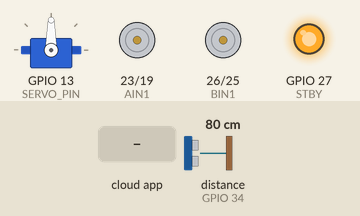
This sketch was run on a simulated ESP32. Shown: servo, motor-driver pin pairs drawn as motors (green arrow = first pin HIGH = forward, orange = second pin HIGH = backward, longer = more drive, scaled by the enable pin, stopped while the standby pin is LOW), output pins drawn as LEDs (lit = HIGH). Wiring (inferred from the names in the program): ultrasonic range finder: trigger GPIO 33; echo GPIO 34. The test bench sets the inputs (shaded band); at power-on: distance to the obstacle (sensor on GPIO 34) 80 cm. The echo pulse lasts 58.3 µs per cm; WiFi joins after 1.5 s; servers stay silent unless stated; the ROS host is connected and sends only what is stated; pins used as bus, display or sensor lines are not drawn; what the sketch prints to the serial monitor is not drawn.

Above: at 3.1 s.
3.2 s: the phone or cloud app sets linear.x to -100
At 3.6 s:
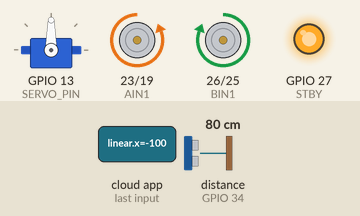
5.2 s: the phone or cloud app sets angular.z to -100
At 5.6 s:
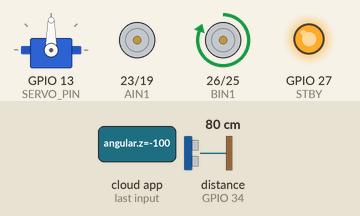
7.2 s: the phone or cloud app sets servo_cmd to 0
At 7.9 s:
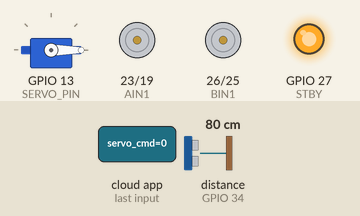
8.7 s: the phone or cloud app sets linear.x to 0
At 9.1 s:
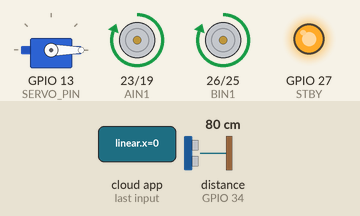
10.7 s: the phone or cloud app sets angular.z to 100
At 11.1 s:
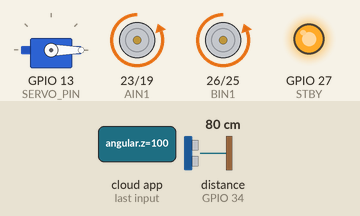
12.7 s: the phone or cloud app sets linear.x to 100
At 13.1 s:
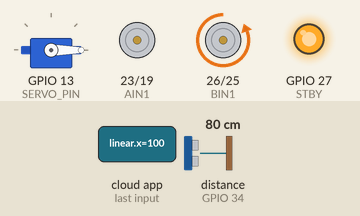
Timing chart, 0 to 15.7 s (numbered marks = the images above; inputs shaded):
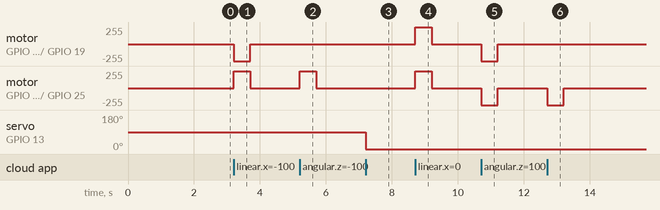

The sketch:

Firmware.ino
```cpp
#include <Arduino.h>
#include <WiFi.h>
#include <ESP32Servo.h>
#include <micro_ros_arduino.h>
#include <rcl/rcl.h>
#include <rcl/error_handling.h>
#include <rclc/rclc.h>
#include <rclc/executor.h>
#include <rmw_microros/rmw_microros.h>
#include <std_msgs/msg/float32_multi_array.h>
#include <std_msgs/msg/string.h>
#include <std_msgs/msg/int32.h>
#include <geometry_msgs/msg/twist.h>

#if !defined(ESP32)
#error "Sketch ini hanya untuk ESP32"
#endif

const char*    WIFI_SSID  = "ESP32_avoider";
const char*    WIFI_PASS  = "12345678";

// !!! GANTI dengan IP laptop/PC Ubuntu yang menjalankan micro-ROS agent !!!
// Cek dengan:  hostname -I
const char*    AGENT_IP   = "10.12.196.137";
const uint16_t AGENT_PORT = 8888;

#define SERVO_PIN 13
#define TRIG_PIN  33
#define ECHO_PIN  34
#define PWMA 18
#define AIN1 23
#define AIN2 19
#define PWMB 14
#define BIN1 26
#define BIN2 25
#define STBY 27
const bool INVERT_LEFT  = false;
const bool INVERT_RIGHT = true;
#define CH_A 4
#define CH_B 5
const unsigned long CMD_TIMEOUT_MS    = 500;
const unsigned long SERVO_SETTLE_MS   = 300;
const unsigned long SENSOR_PERIOD_MS  = 25;
const unsigned long INFO_PERIOD_MS    = 1000;
const unsigned long PING_PERIOD_MS    = 500;

Servo servo;
int   servoAngle   = 90;
unsigned long servoMoveMs = 0;
float distanceCm   = -1;
float motorL = 0, motorR = 0;
unsigned long lastCmdMs = 0;

#define TEL_LEN 11

rcl_publisher_t    tel_pub, info_pub;
rcl_subscription_t cmd_sub, servo_sub;
std_msgs__msg__Float32MultiArray tel_msg;
std_msgs__msg__String            info_msg;
geometry_msgs__msg__Twist        cmd_msg;
std_msgs__msg__Int32             servo_msg;
rclc_executor_t    executor;
rclc_support_t     support;
rcl_allocator_t    allocator;
rcl_node_t         node;

float telData[TEL_LEN];
char  infoBuf[220];
float rttMs = 0;
bool  failsafe = true;

enum AgentState { WAITING_AGENT, AGENT_AVAILABLE, AGENT_CONNECTED, AGENT_DISCONNECTED };
AgentState agentState = WAITING_AGENT;
unsigned long tAgent = 0, tPing = 0, tSensor = 0, tInfo = 0;

void pwmSetup() {
#if ESP_ARDUINO_VERSION_MAJOR >= 3
  ledcAttach(PWMA, 1000, 8);
  ledcAttach(PWMB, 1000, 8);
#else
  ledcSetup(CH_A, 1000, 8);
  ledcAttachPin(PWMA, CH_A);
  ledcSetup(CH_B, 1000, 8);
  ledcAttachPin(PWMB, CH_B);
#endif
}

void pwmWrite(int pin, int ch, int duty) {
#if ESP_ARDUINO_VERSION_MAJOR >= 3
  ledcWrite(pin, duty);
#else
  ledcWrite(ch, duty);
#endif
}

void setMotor(int in1, int in2, int pwmPin, int ch, float v, bool invert) {
  if (invert) v = -v;
  int duty = (int)(fabsf(v) * 255.0f + 0.5f);
  duty = constrain(duty, 0, 255);
  if (duty == 0) {
    digitalWrite(in1, LOW);
    digitalWrite(in2, LOW);
  } else if (v > 0) {
    digitalWrite(in1, HIGH);
    digitalWrite(in2, LOW);
  } else {
    digitalWrite(in1, LOW);
    digitalWrite(in2, HIGH);
  }
  pwmWrite(pwmPin, ch, duty);
}

void stopMotors() {
  motorL = motorR = 0;
  setMotor(AIN1, AIN2, PWMA, CH_A, 0, INVERT_LEFT);
  setMotor(BIN1, BIN2, PWMB, CH_B, 0, INVERT_RIGHT);
}

void applyDrive(float lin, float ang) {
  motorL = constrain(lin - ang, -1.0f, 1.0f);
  motorR = constrain(lin + ang, -1.0f, 1.0f);
  setMotor(AIN1, AIN2, PWMA, CH_A, motorL, INVERT_LEFT);
  setMotor(BIN1, BIN2, PWMB, CH_B, motorR, INVERT_RIGHT);
}

float readDistance() {
  digitalWrite(TRIG_PIN, LOW);
  delayMicroseconds(2);
  digitalWrite(TRIG_PIN, HIGH);
  delayMicroseconds(10);
  digitalWrite(TRIG_PIN, LOW);
  unsigned long dur = pulseIn(ECHO_PIN, HIGH, 15000UL);
  if (dur == 0) return -1;
  return dur * 0.0343f / 2.0f;
}

void cmdCallback(const void* msgin) {
  const geometry_msgs__msg__Twist* t = (const geometry_msgs__msg__Twist*)msgin;
  float lin = constrain((float)t->linear.x,  -1.0f, 1.0f);
  float ang = constrain((float)t->angular.z, -1.0f, 1.0f);
  applyDrive(lin, ang);
  lastCmdMs = millis();
}

void servoCallback(const void* msgin) {
  const std_msgs__msg__Int32* m = (const std_msgs__msg__Int32*)msgin;
  int a = constrain((int)m->data, 0, 180);
  if (a != servoAngle) {
    servoAngle  = a;
    servo.write(a);
    servoMoveMs = millis();
  }
}

bool createEntities() {
  allocator = rcl_get_default_allocator();

  if (rclc_support_init(&support, 0, NULL, &allocator) != RCL_RET_OK) return false;
  if (rclc_node_init_default(&node, "esp32_avoider", "", &support) != RCL_RET_OK) return false;

  if (rclc_publisher_init_best_effort(&tel_pub, &node,
        ROSIDL_GET_MSG_TYPE_SUPPORT(std_msgs, msg, Float32MultiArray),
        "/avoider/telemetry") != RCL_RET_OK) return false;

  if (rclc_publisher_init_best_effort(&info_pub, &node,
        ROSIDL_GET_MSG_TYPE_SUPPORT(std_msgs, msg, String),
        "/avoider/info") != RCL_RET_OK) return false;

  if (rclc_subscription_init_best_effort(&cmd_sub, &node,
        ROSIDL_GET_MSG_TYPE_SUPPORT(geometry_msgs, msg, Twist),
        "/avoider/cmd_vel") != RCL_RET_OK) return false;

  if (rclc_subscription_init_best_effort(&servo_sub, &node,
        ROSIDL_GET_MSG_TYPE_SUPPORT(std_msgs, msg, Int32),
        "/avoider/servo_cmd") != RCL_RET_OK) return false;

  executor = rclc_executor_get_zero_initialized_executor();
  if (rclc_executor_init(&executor, &support.context, 2, &allocator) != RCL_RET_OK) return false;
  if (rclc_executor_add_subscription(&executor, &cmd_sub, &cmd_msg,
                                     &cmdCallback, ON_NEW_DATA) != RCL_RET_OK) return false;
  if (rclc_executor_add_subscription(&executor, &servo_sub, &servo_msg,
                                     &servoCallback, ON_NEW_DATA) != RCL_RET_OK) return false;
  return true;
}

void destroyEntities() {
  rmw_context_t* rmw_context = rcl_context_get_rmw_context(&support.context);
  (void) rmw_uros_set_context_entity_destroy_session_timeout(rmw_context, 0);
  (void) rcl_publisher_fini(&tel_pub, &node);
  (void) rcl_publisher_fini(&info_pub, &node);
  (void) rcl_subscription_fini(&cmd_sub, &node);
  (void) rcl_subscription_fini(&servo_sub, &node);
  (void) rclc_executor_fini(&executor);
  (void) rcl_node_fini(&node);
  (void) rclc_support_fini(&support);
}

void publishTelemetry() {
  bool ready = (millis() - servoMoveMs) >= SERVO_SETTLE_MS;
  telData[0]  = (float)servoAngle;
  telData[1]  = ready ? 1.0f : 0.0f;
  telData[2]  = distanceCm;
  telData[3]  = rttMs;
  telData[4]  = (float)WiFi.RSSI();
  telData[5]  = (float)WiFi.channel();
  telData[6]  = millis() / 1000.0f;
  telData[7]  = ESP.getFreeHeap() / 1024.0f;
  telData[8]  = motorL;
  telData[9]  = motorR;
  telData[10] = failsafe ? 1.0f : 0.0f;
  (void) rcl_publish(&tel_pub, &tel_msg, NULL);
}

void publishInfo() {
  snprintf(infoBuf, sizeof(infoBuf), "%s r%d|%s|%s|%s|%s|%d|%s",
           ESP.getChipModel(), (int)ESP.getChipRevision(),
           WiFi.macAddress().c_str(),
           WiFi.localIP().toString().c_str(),
           WiFi.SSID().c_str(),
           WiFi.BSSIDstr().c_str(),
           (int)ESP.getCpuFreqMHz(),
           ESP.getSdkVersion());
  info_msg.data.size = strlen(infoBuf);
  (void) rcl_publish(&info_pub, &info_msg, NULL);
}

void microRosTask() {
  switch (agentState) {
    case WAITING_AGENT:
      if (millis() - tAgent >= 500) {
        tAgent = millis();
        agentState = (RMW_RET_OK == rmw_uros_ping_agent(100, 1)) ? AGENT_AVAILABLE : WAITING_AGENT;
      }
      break;

    case AGENT_AVAILABLE:
      if (createEntities()) {
        agentState = AGENT_CONNECTED;
        tPing = tSensor = tInfo = millis();
        Serial.println("[ROS] Terhubung ke micro-ROS agent");
      } else {
        destroyEntities();
        agentState = WAITING_AGENT;
      }
      break;

    case AGENT_CONNECTED:
      if (millis() - tPing >= PING_PERIOD_MS) {
        tPing = millis();
        unsigned long t0 = micros();
        if (RMW_RET_OK == rmw_uros_ping_agent(100, 3)) rttMs = (micros() - t0) / 1000.0f;
        else agentState = AGENT_DISCONNECTED;
      }
      if (agentState == AGENT_CONNECTED) {
        rclc_executor_spin_some(&executor, RCL_MS_TO_NS(2));

        if (millis() - tSensor >= SENSOR_PERIOD_MS) {
          tSensor = millis();
          distanceCm = readDistance();
          publishTelemetry();
        }
        if (millis() - tInfo >= INFO_PERIOD_MS) {
          tInfo = millis();
          publishInfo();
        }
      }
      break;

    case AGENT_DISCONNECTED:
      Serial.println("[ROS] Koneksi agent terputus, mencoba lagi...");
      stopMotors();
      destroyEntities();
      agentState = WAITING_AGENT;
      break;
  }
}

const char* wifiReasonText(uint8_t r) {
  switch (r) {
    case 2:   return "AUTH_EXPIRE";
    case 5:   return "ASSOC_TOOMANY - router penuh / batas jumlah klien";
    case 15:  return "4WAY_HANDSHAKE_TIMEOUT - password / mode keamanan";
    case 200: return "BEACON_TIMEOUT - sinyal lemah";
    case 201: return "NO_AP_FOUND - SSID tidak terlihat";
    case 202: return "AUTH_FAIL - password / mode keamanan salah";
    case 203: return "ASSOC_FAIL - router menolak (MAC filter / WPA3 / PMF / batas klien)";
    case 204: return "HANDSHAKE_TIMEOUT";
    case 205: return "CONNECTION_FAIL";
    default:  return "";
  }
}

void onWiFiEvent(WiFiEvent_t event, WiFiEventInfo_t info) {
  if (event == ARDUINO_EVENT_WIFI_STA_DISCONNECTED) {
    uint8_t r = info.wifi_sta_disconnected.reason;
    Serial.printf("[WiFi] gagal/putus, reason=%u %s\n", r, wifiReasonText(r));
  }
}

bool connectWiFi(unsigned long timeoutMs) {
  WiFi.disconnect(true);
  delay(200);
  WiFi.mode(WIFI_STA);
  WiFi.begin(WIFI_SSID, WIFI_PASS);
  unsigned long t0 = millis();
  while (WiFi.status() != WL_CONNECTED && millis() - t0 < timeoutMs) {
    delay(250);
    Serial.print('.');
  }
  Serial.println();
  return WiFi.status() == WL_CONNECTED;
}

void setup() {
  Serial.begin(115200);
  delay(200);

  pinMode(AIN1, OUTPUT); pinMode(AIN2, OUTPUT);
  pinMode(BIN1, OUTPUT); pinMode(BIN2, OUTPUT);
  pinMode(STBY, OUTPUT);
  pinMode(TRIG_PIN, OUTPUT);
  pinMode(ECHO_PIN, INPUT);
  digitalWrite(STBY, HIGH);

  ESP32PWM::allocateTimer(0);
  ESP32PWM::allocateTimer(1);
  servo.setPeriodHertz(50);
  servo.attach(SERVO_PIN, 500, 2400);
  servo.write(servoAngle);
  servoMoveMs = millis();

  pwmSetup();
  stopMotors();

  memset(&tel_msg, 0, sizeof(tel_msg));
  tel_msg.data.data     = telData;
  tel_msg.data.size     = TEL_LEN;
  tel_msg.data.capacity = TEL_LEN;

  memset(&info_msg, 0, sizeof(info_msg));
  info_msg.data.data     = infoBuf;
  info_msg.data.size     = 0;
  info_msg.data.capacity = sizeof(infoBuf);

  Serial.printf("\n=== ROBOT AVOIDER (micro-ROS) ===\nWiFi  : %s\nAgent : %s:%u\n",
                WIFI_SSID, AGENT_IP, AGENT_PORT);

  WiFi.onEvent(onWiFiEvent);
  WiFi.persistent(false);
  WiFi.mode(WIFI_STA);

  int attempt = 1;
  while (!connectWiFi(15000)) {
    Serial.printf("[WiFi] Percobaan %d gagal, ulangi dalam 3 detik...\n", attempt++);
    delay(3000);
  }
  Serial.printf("[WiFi] Tersambung! ch=%d rssi=%d dBm\n", WiFi.channel(), WiFi.RSSI());
  set_microros_wifi_transports((char*)WIFI_SSID, (char*)WIFI_PASS, (char*)AGENT_IP, AGENT_PORT);
  WiFi.setSleep(false);

  Serial.print("IP ESP32: ");
  Serial.println(WiFi.localIP());
}

void loop() {
  microRosTask();
  failsafe = (lastCmdMs == 0) || (millis() - lastCmdMs > CMD_TIMEOUT_MS);
  if (failsafe && (motorL != 0 || motorR != 0)) stopMotors();
}
```

Measured:
- after the input at 3.2 s, motor on GPIO 23 (AIN1) / GPIO 19 (AIN2): stopped → backward 255/255 at once, → stopped 0.50 s later; motor on GPIO 26 (BIN1) / GPIO 25 (BIN2): stopped → forward 255/255 at once, → stopped 0.50 s later
- after the input at 5.2 s, motor on GPIO 26 (BIN1) / GPIO 25 (BIN2): stopped → forward 255/255 at once, → stopped 0.51 s later
- after the input at 7.2 s, servo on GPIO 13 (SERVO_PIN): 90° → 0° at once
- after the input at 8.7 s, motor on GPIO 23 (AIN1) / GPIO 19 (AIN2), motor on GPIO 26 (BIN1) / GPIO 25 (BIN2): stopped → forward 255/255 at once, → stopped 0.50 s later
- after the input at 10.7 s, motor on GPIO 23 (AIN1) / GPIO 19 (AIN2), motor on GPIO 26 (BIN1) / GPIO 25 (BIN2): stopped → backward 255/255 at once, → stopped 0.50 s later
- after the input at 12.7 s, motor on GPIO 26 (BIN1) / GPIO 25 (BIN2): stopped → backward 255/255 at once, → stopped 0.50 s later
